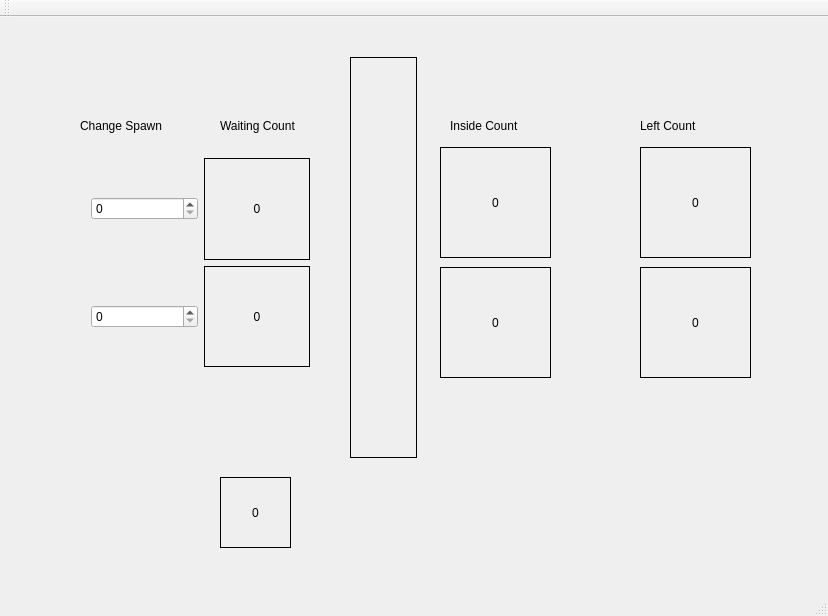
<?xml version="1.0" encoding="UTF-8"?>
<ui version="4.0">
 <class>MainWindow</class>
 <widget class="QMainWindow" name="MainWindow">
  <property name="geometry">
   <rect>
    <x>0</x>
    <y>0</y>
    <width>828</width>
    <height>616</height>
   </rect>
  </property>
  <property name="windowTitle">
   <string>MainWindow</string>
  </property>
  <widget class="QWidget" name="centralWidget">
   <widget class="QWidget" name="layoutWidget">
    <property name="geometry">
     <rect>
      <x>80</x>
      <y>130</y>
      <width>241</width>
      <height>231</height>
     </rect>
    </property>
    <layout class="QVBoxLayout" name="verticalLayout">
     <item>
      <layout class="QHBoxLayout" name="horizontalLayout">
       <item>
        <widget class="QSpinBox" name="ManSpawnSpinbox">
         <property name="maximum">
          <number>10</number>
         </property>
        </widget>
       </item>
       <item>
        <widget class="QLabel" name="ManWaitingLabel">
         <property name="autoFillBackground">
          <bool>true</bool>
         </property>
         <property name="frameShape">
          <enum>QFrame::Box</enum>
         </property>
         <property name="text">
          <string>0</string>
         </property>
         <property name="alignment">
          <set>Qt::AlignCenter</set>
         </property>
        </widget>
       </item>
      </layout>
     </item>
     <item>
      <layout class="QHBoxLayout" name="horizontalLayout_2">
       <item>
        <widget class="QSpinBox" name="WomanSpawnSpinbox">
         <property name="maximum">
          <number>10</number>
         </property>
        </widget>
       </item>
       <item>
        <widget class="QLabel" name="WomanWaitingLabel">
         <property name="autoFillBackground">
          <bool>true</bool>
         </property>
         <property name="frameShape">
          <enum>QFrame::Box</enum>
         </property>
         <property name="text">
          <string>0</string>
         </property>
         <property name="scaledContents">
          <bool>false</bool>
         </property>
         <property name="alignment">
          <set>Qt::AlignCenter</set>
         </property>
        </widget>
       </item>
      </layout>
     </item>
    </layout>
   </widget>
   <widget class="QLabel" name="label">
    <property name="geometry">
     <rect>
      <x>220</x>
      <y>100</y>
      <width>101</width>
      <height>17</height>
     </rect>
    </property>
    <property name="text">
     <string>Waiting Count</string>
    </property>
   </widget>
   <widget class="QLabel" name="label_2">
    <property name="geometry">
     <rect>
      <x>80</x>
      <y>100</y>
      <width>111</width>
      <height>17</height>
     </rect>
    </property>
    <property name="text">
     <string>Change Spawn</string>
    </property>
   </widget>
   <widget class="QLabel" name="bathroomDivider">
    <property name="geometry">
     <rect>
      <x>350</x>
      <y>40</y>
      <width>67</width>
      <height>401</height>
     </rect>
    </property>
    <property name="autoFillBackground">
     <bool>true</bool>
    </property>
    <property name="frameShape">
     <enum>QFrame::Box</enum>
    </property>
    <property name="text">
     <string/>
    </property>
   </widget>
   <widget class="QLabel" name="label_3">
    <property name="geometry">
     <rect>
      <x>450</x>
      <y>100</y>
      <width>91</width>
      <height>17</height>
     </rect>
    </property>
    <property name="text">
     <string>Inside Count</string>
    </property>
   </widget>
   <widget class="QLabel" name="manInsideLabel">
    <property name="geometry">
     <rect>
      <x>440</x>
      <y>130</y>
      <width>111</width>
      <height>111</height>
     </rect>
    </property>
    <property name="autoFillBackground">
     <bool>true</bool>
    </property>
    <property name="frameShape">
     <enum>QFrame::Box</enum>
    </property>
    <property name="text">
     <string>0</string>
    </property>
    <property name="alignment">
     <set>Qt::AlignCenter</set>
    </property>
   </widget>
   <widget class="QLabel" name="womanInsideLabel">
    <property name="geometry">
     <rect>
      <x>440</x>
      <y>250</y>
      <width>111</width>
      <height>111</height>
     </rect>
    </property>
    <property name="autoFillBackground">
     <bool>true</bool>
    </property>
    <property name="frameShape">
     <enum>QFrame::Box</enum>
    </property>
    <property name="text">
     <string>0</string>
    </property>
    <property name="alignment">
     <set>Qt::AlignCenter</set>
    </property>
   </widget>
   <widget class="QLabel" name="manLeftLabel">
    <property name="geometry">
     <rect>
      <x>640</x>
      <y>130</y>
      <width>111</width>
      <height>111</height>
     </rect>
    </property>
    <property name="autoFillBackground">
     <bool>true</bool>
    </property>
    <property name="frameShape">
     <enum>QFrame::Box</enum>
    </property>
    <property name="text">
     <string>0</string>
    </property>
    <property name="alignment">
     <set>Qt::AlignCenter</set>
    </property>
   </widget>
   <widget class="QLabel" name="womanLeftLabel">
    <property name="geometry">
     <rect>
      <x>640</x>
      <y>250</y>
      <width>111</width>
      <height>111</height>
     </rect>
    </property>
    <property name="autoFillBackground">
     <bool>true</bool>
    </property>
    <property name="frameShape">
     <enum>QFrame::Box</enum>
    </property>
    <property name="text">
     <string>0</string>
    </property>
    <property name="alignment">
     <set>Qt::AlignCenter</set>
    </property>
   </widget>
   <widget class="QLabel" name="label_4">
    <property name="geometry">
     <rect>
      <x>640</x>
      <y>100</y>
      <width>91</width>
      <height>17</height>
     </rect>
    </property>
    <property name="text">
     <string>Left Count</string>
    </property>
   </widget>
   <widget class="QLabel" name="ActiveThreadCountLabel">
    <property name="geometry">
     <rect>
      <x>220</x>
      <y>460</y>
      <width>71</width>
      <height>71</height>
     </rect>
    </property>
    <property name="frameShape">
     <enum>QFrame::Box</enum>
    </property>
    <property name="text">
     <string>0</string>
    </property>
    <property name="alignment">
     <set>Qt::AlignCenter</set>
    </property>
   </widget>
  </widget>
  <widget class="QMenuBar" name="menuBar">
   <property name="geometry">
    <rect>
     <x>0</x>
     <y>0</y>
     <width>828</width>
     <height>22</height>
    </rect>
   </property>
  </widget>
  <widget class="QToolBar" name="mainToolBar">
   <attribute name="toolBarArea">
    <enum>TopToolBarArea</enum>
   </attribute>
   <attribute name="toolBarBreak">
    <bool>false</bool>
   </attribute>
  </widget>
  <widget class="QStatusBar" name="statusBar"/>
 </widget>
 <layoutdefault spacing="6" margin="11"/>
 <resources/>
 <connections/>
</ui>
